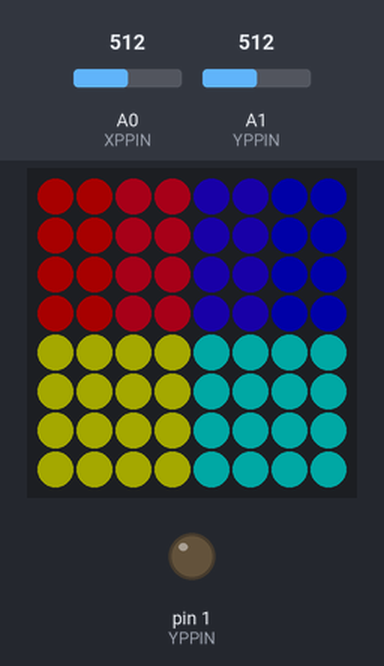
Simulated run of this sketch. Board: Arduino Uno, built with avr-gcc and run on an emulated ATmega328P. Shown: 8×8 RGB LED matrix (first LED top left, wired row by row), output pins drawn as LEDs (lit = HIGH). The test bench sets the inputs (shaded band); at power-on: A1 (YPPIN) = 512, A0 (XPPIN) = 512. Dim RGB values are drawn brighter than linear.

Above: at 1.2 s.
1.3 s: A1 (YPPIN) set to 369
2.8 s: A1 (YPPIN) set to 341
At 3.8 s:
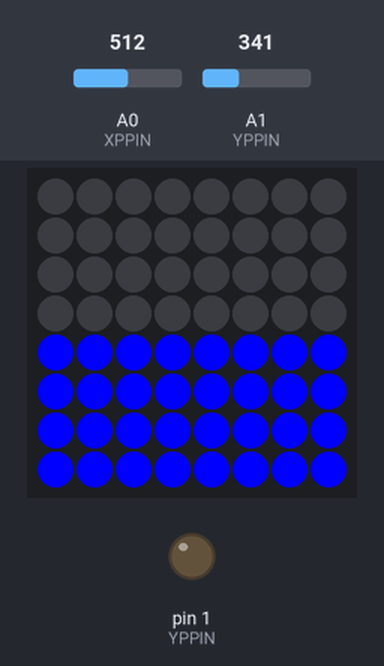
4.7 s: A1 (YPPIN) set to 654
At 7.6 s:
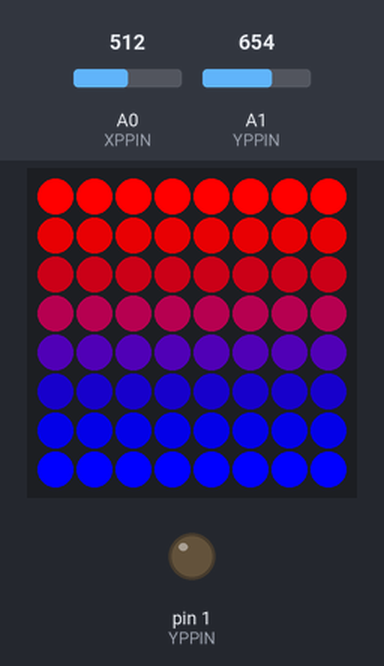
7.7 s: A1 (YPPIN) set to 684
At 8.5 s:
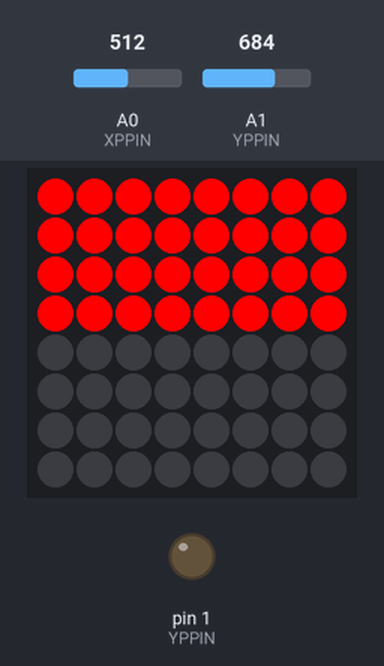
Timing chart, 0 to 10.7 s (numbered marks = the images above; inputs shaded):
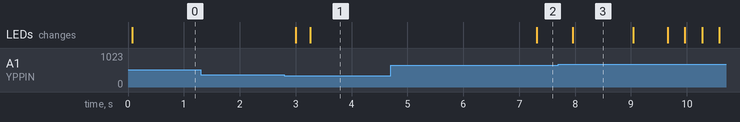

The sketch:

clrsirlv0.ino
```cpp
/*
   Salomon Smeke Cohen - ssmeke.io
   clrs irl

   This program is designed to be relatively easy to read and
   perform well. Not to be modular or easy to adapt.
*/

#include <Adafruit_GFX.h>
#include <Adafruit_NeoMatrix.h>
#include <Adafruit_NeoPixel.h>

/*
   byte MPIN
   : Pin for neopixel matrix communication
   byte XPPIN
   : Pin for potentiometer X axis
   byte YPPIN
   : Pin for potentiometer Y axis
   byte CYCLEBUF
   : Buffer to reduce accidental input
   byte CYCLETICK
   : Buffer tick
   float POTDEAD
   : Desired potentiometer dead zone
*/

byte MPIN = 0;
byte XPPIN = 0;
byte YPPIN = 1;
byte CYCLEBUF = 0;
byte CYCLETICK = 0;
float POTDEAD = 511 * .3;
byte tl[3] = {255, 0, 0};
byte tr[3] = {0, 255, 0};
byte bl[3] = {0, 0, 255};
byte br[3] = {10, 10 ,10};
byte mode = 0;
byte TH = B10;
byte BH = B01;

Adafruit_NeoMatrix matrix = Adafruit_NeoMatrix(8, 8, MPIN,
                            NEO_MATRIX_TOP + NEO_MATRIX_LEFT +
                            NEO_MATRIX_COLUMNS + NEO_MATRIX_PROGRESSIVE);
//?? bytes

void setup()  {
  initMatrix();
  pinMode(XPPIN, OUTPUT);
  pinMode(YPPIN, OUTPUT);

}

void loop()  {
  menuSelect();
  gradients();
}

void menuSelect() {
  while (!mode){
    mode = bufferedInput(potDir(), 10);
    if (mode != TH && mode != BH){
      mode = 0;
    }
    delay(10);
  }
}

void gradients() {
  draw();
  refresh();
  if (mode == B01) {
    while (true) {
      byte mask = bufferedInput(potDir(), 10);
      if (mask & TH || mask & BH) {
        select(mask);
        draw();
        refresh();
      }
      delay(10);
    }
  } else {
    while (true) {
      byte mask = bufferedInput(potDir(), 10);
      if (mask == B1010 || mask == B1001 || mask == B0110 || mask == B0101) {
        select(mask);
        draw();
        refresh();
      }
      delay(10);
    }
  }
}

void draw() {
  byte l[8][3];
  byte r[8][3];
  interval(tl, bl, l);
  if (mode == B01) {
    interval(tl, bl, r);
  } else {
    interval(tr, br, r);
  }

  byte scanLine[8][3];
  for (byte y = 0; y < 8; y++) {
    interval(l[y], r[y], scanLine);
    for (byte x = 0; x < 8; x++) {
      setPixel(x, y, scanLine[x][0], scanLine[x][1], scanLine[x][2]);
    }
  }
}

void interval(byte src[3], byte tgt[3], byte intervals[8][3]){
  double factorR = stepFactor(src[0], tgt[0]);
  double factorG = stepFactor(src[1], tgt[1]);
  double factorB = stepFactor(src[2], tgt[2]);

  for (byte i = 0; i < 8; i++){
    intervals[i][0] = src[0] + (factorR * i);
    intervals[i][1] = src[1] + (factorG * i);
    intervals[i][2] = src[2] + (factorB * i);
  }
}

double stepFactor(byte src, byte tgt){
  return (double) (tgt-src) / 7.0;
}

void select(byte mask) {
  byte menuTimeOut = 255;
  byte input = 0;
  byte pos = 1;
  byte *corner;
  byte xoff = 0;
  byte yoff = 0;

  if (mask == B0110) {
    corner = tl;
  }
  if (mask == B1010) {
    xoff = 4;
    corner = tr;
  }
  if (mask == B0101) {
    yoff = 4;
    corner = bl;
  }
  if (mask == B1001) {
    xoff = 4;
    yoff = 4;
    corner = br;
  }
  if (mask == TH) {
    corner = tl;
  }
  if (mask == BH) {
    corner = bl;
    yoff = 4;
  }

  clearMatrix();
  while (menuTimeOut) {
    input = bufferedInput(potDir(), 10);
    if (!input) {
      menuTimeOut--;
    } else {
      if (input == B0010 && (int)(*(corner + pos)) + 3 <= 255){
        *(corner + pos) += 3;
      }
      if (input == B0001 && (int)(*(corner + pos)) - 3 >= 0){
        *(corner + pos) -= 3;
      }
      if (input == B0100 && pos != 2){
        pos++;
      }
      if (input == B1000 && pos){
        pos--;
      }
      if (mode == BH) {
        setHalf(yoff, *corner, *(corner + 1), *(corner + 2));
      } else {
        setQuarter(xoff, yoff, *corner, *(corner + 1), *(corner + 2));
      }
      refresh();
      menuTimeOut = 250;
    }
    delay(10);
  }
}

/*
   bufferedInput(byte mask)
   : Returns either mask or 0, if the input has been the same
   : for given sensitivity.
   : THIS USES A SHARED BUFFER.
   : FOR SAFETY, WHENEVER THERE IS A POSITIVE MASK MATCH,
   : THE BUFFER IS CLEARED.
*/

byte bufferedInput(byte mask, byte sensitivity) {
  if (mask == CYCLEBUF) {
    if (CYCLETICK >= sensitivity) {
      CYCLETICK = 0;
      CYCLEBUF = 0;
      return mask;
    } else {
      CYCLETICK++;
    }
  } else {
    CYCLEBUF = mask;
    CYCLETICK = 0;
  }
  return 0;
}

/*
   potDir() -
   : Returns: bitmask byte [00][00][00][00] of potentiometer direction
   : Unused [00] Unused [00] X [00] Y [00]
   : [00] - No significant value
   : [10] - Positive value
   : [01] - Negative value

   : Unused values might later be used to determine intensity.
   : 4 unused bits = 16 intensity values.
   : Alternatively, 2 unused bits per direction = 4 directional intensities.

   Example -
   : Top [][][][10] + Left [][][01][] = TopLeft 00000110 (6)
*/

byte potDir() {
  short x = analogRead(XPPIN) - 512;
  short y = analogRead(YPPIN) - 512;
  byte res = 0;
  if (y - POTDEAD > 0) {
    res |= B10;
  }
  if (y + POTDEAD < 0) {
    res |= B01;
  }
  if (x - POTDEAD > 0) {
    res |= B1000;
  }
  if (x + POTDEAD < 0) {
    res |= B0100;
  }
  return res;
}

void setQuarter(byte xoff, byte yoff, byte r, byte g, byte b) {
  byte xlim = xoff + 4;
  byte ylim = yoff + 4;
  for (byte i = yoff; i < ylim; i++) {
    for (byte a = xoff; a < xlim; a++) {
      setPixel(a, i, r, g, b);
    }
  }
}

void setHalf(byte yoff, byte r, byte g, byte b) {
  byte xlim = 8;
  byte ylim = yoff + 4;
  for (byte i = yoff; i < ylim; i++) {
    for (byte a = 0; a < xlim; a++) {
      setPixel(a, i, r, g, b);
    }
  }
}

//Facades for me to not have to remember junk. Slow because function calls for one liners is dumb. Sue me.

void initMatrix() {
  matrix.begin();
  for (byte y = 0; y < 4; y++){
    for (byte x = 0; x < 2; x++){
      setPixel(x, y, 127, 0, 0);
    }
    for (byte x = 2; x < 4; x++){
      setPixel(x, y, 127, 0, 60);
    }
    for (byte x = 4; x < 6; x++){
      setPixel(x, y, 60, 0, 127);
    }
    for (byte x = 6; x < 8; x++){
      setPixel(x, y, 0, 0, 127);
    }
  }
  for (byte y = 4; y < 8; y++){
    for (byte x = 0; x < 4; x++){
      setPixel(x, y, 127, 127, 0);
    }
    for (byte x = 4; x < 8; x++){
      setPixel(x, y, 0, 127, 127);
    }
  }
  refresh();
}

void clearMatrix() {
  matrix.fillScreen(color(0, 0, 0));
}

void setPixel(byte x, byte y, byte r, byte g, byte b) {
  matrix.drawPixel(x, y, color(r, g, b));
}

uint32_t color(byte r, byte g, byte b) {
  return matrix.Color(r, g, b);
}

void refresh() {
  matrix.show();
}
```

Measured:
- the behaviour switches between 359 and 358 on A1 (YPPIN) (found by bisection; images 0 and 1)
- the behaviour switches between 665 and 666 on A1 (YPPIN) (found by bisection; images 2 and 3)
- after the input at 1.3 s, every drawn part: stays the same
- after the input at 2.8 s, the LEDs: first change after 0.21 s (image 1 shows a later state)
- after the input at 4.7 s, the LEDs: change after 2.6 s (image 2)
- after the input at 7.7 s, the LEDs: change after 0.26 s (image 3)
